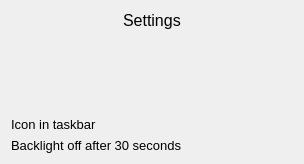
<?xml version="1.0" encoding="UTF-8"?>
<ui version="4.0">
 <class>setting</class>
 <widget class="QDialog" name="setting">
  <property name="geometry">
   <rect>
    <x>0</x>
    <y>0</y>
    <width>304</width>
    <height>164</height>
   </rect>
  </property>
  <property name="windowTitle">
   <string>Dialog</string>
  </property>
  <layout class="QVBoxLayout" name="verticalLayout">
   <item alignment="Qt::AlignHCenter|Qt::AlignTop">
    <widget class="QLabel" name="settings">
     <property name="font">
      <font>
       <pointsize>12</pointsize>
      </font>
     </property>
     <property name="text">
      <string>Settings</string>
     </property>
    </widget>
   </item>
   <item>
    <layout class="QHBoxLayout" name="horizontalLayout">
     <property name="spacing">
      <number>115</number>
     </property>
     <item>
      <widget class="QLabel" name="label1">
       <property name="font">
        <font>
         <pointsize>10</pointsize>
        </font>
       </property>
       <property name="text">
        <string>Icon in taskbar</string>
       </property>
      </widget>
     </item>
     <item>
      <widget class="QPushButton" name="pushButton1">
       <property name="styleSheet">
        <string notr="true">border:none;</string>
       </property>
       <property name="text">
        <string/>
       </property>
       <property name="icon">
        <iconset>
         <normaloff>D:/C/uet_3_2/tuong tac/library/toggle-left.svg</normaloff>D:/C/uet_3_2/tuong tac/library/toggle-left.svg</iconset>
       </property>
       <property name="iconSize">
        <size>
         <width>50</width>
         <height>50</height>
        </size>
       </property>
      </widget>
     </item>
    </layout>
   </item>
   <item>
    <layout class="QHBoxLayout" name="horizontalLayout_2">
     <item>
      <widget class="QLabel" name="label2">
       <property name="font">
        <font>
         <pointsize>10</pointsize>
        </font>
       </property>
       <property name="text">
        <string>Backlight off after 30 seconds</string>
       </property>
      </widget>
     </item>
     <item>
      <widget class="QPushButton" name="pushButton2">
       <property name="styleSheet">
        <string notr="true">border:none;</string>
       </property>
       <property name="text">
        <string/>
       </property>
       <property name="icon">
        <iconset>
         <normaloff>D:/C/uet_3_2/tuong tac/library/toggle-left.svg</normaloff>D:/C/uet_3_2/tuong tac/library/toggle-left.svg</iconset>
       </property>
       <property name="iconSize">
        <size>
         <width>50</width>
         <height>50</height>
        </size>
       </property>
      </widget>
     </item>
    </layout>
   </item>
  </layout>
 </widget>
 <resources/>
 <connections/>
</ui>
